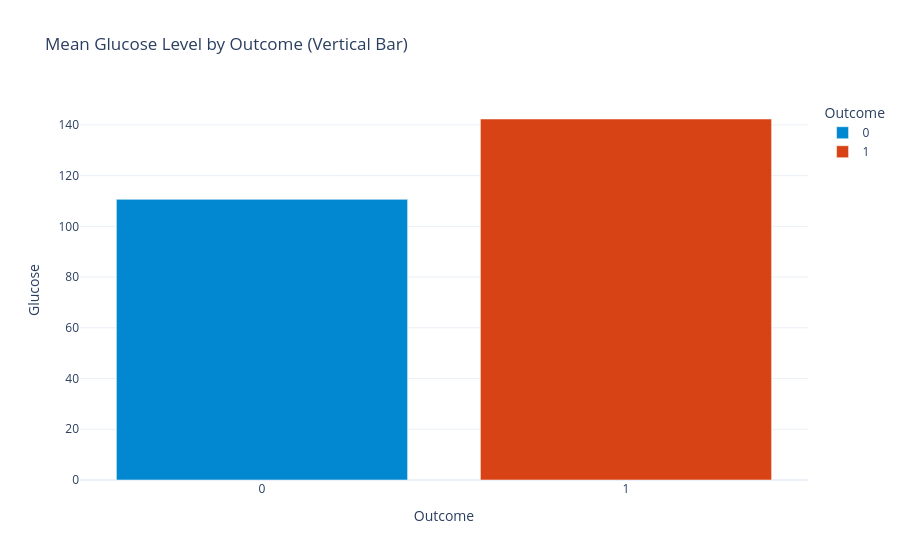
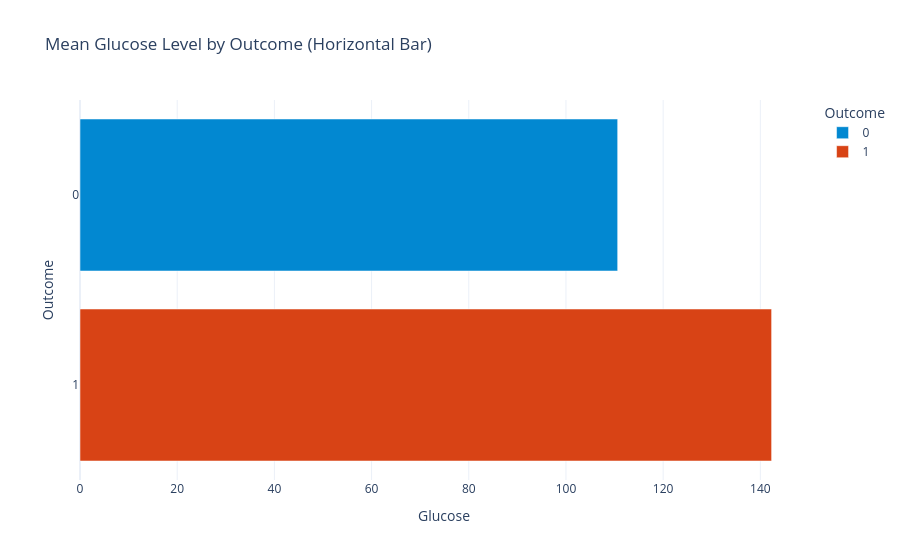

Write notebook code for charts like these, in order.
### Code cell
### Bar Charts (Vertical & Horizontal): Mean Glucose Levels by Outcome

# Filter out invalid zeros for accurate mean calculation
valid_glucose = df[df['Glucose'] > 0]
mean_glucose = valid_glucose.groupby('Outcome')['Glucose'].mean().reset_index()
mean_glucose['Outcome'] = mean_glucose['Outcome'].astype(str)

# Vertical Bar Chart
fig_v = px.bar(
    mean_glucose, x='Outcome', y='Glucose',
    title='Mean Glucose Level by Outcome (Vertical Bar)',
    color='Outcome', color_discrete_map={'0': '#0288D1', '1': '#D84315'}
)
fig_v.show()

# Horizontal Bar Chart
fig_h = px.bar(
    mean_glucose, y='Outcome', x='Glucose', orientation='h',
    title='Mean Glucose Level by Outcome (Horizontal Bar)',
    color='Outcome', color_discrete_map={'0': '#0288D1', '1': '#D84315'}
)
fig_h.show()

### Figure 1 — Plotly figure (JSON) as saved in the notebook; plotly's stock layout.template omitted (floating-point values rounded to 4 significant figures)
{"data": [{"hovertemplate": "Outcome=%{x}<br>Glucose=%{y}<extra></extra>", "legendgroup": "0", "marker": {"color": "#0288D1", "pattern": {"shape": ""}}, "name": "0", "orientation": "v", "showlegend": true, "textposition": "auto", "type": "bar", "x": ["0"], "xaxis": "x", "y": [110.6], "yaxis": "y"}, {"hovertemplate": "Outcome=%{x}<br>Glucose=%{y}<extra></extra>", "legendgroup": "1", "marker": {"color": "#D84315", "pattern": {"shape": ""}}, "name": "1", "orientation": "v", "showlegend": true, "textposition": "auto", "type": "bar", "x": ["1"], "xaxis": "x", "y": [142.3], "yaxis": "y"}], "layout": {"barmode": "relative", "legend": {"title": {"text": "Outcome"}, "tracegroupgap": 0}, "title": {"text": "Mean Glucose Level by Outcome (Vertical Bar)"}, "xaxis": {"anchor": "y", "categoryarray": ["0", "1"], "categoryorder": "array", "domain": [0, 1], "title": {"text": "Outcome"}}, "yaxis": {"anchor": "x", "domain": [0, 1], "title": {"text": "Glucose"}}}}

### Figure 2 — Plotly figure (JSON) as saved in the notebook; plotly's stock layout.template omitted (floating-point values rounded to 4 significant figures)
{"data": [{"hovertemplate": "Outcome=%{y}<br>Glucose=%{x}<extra></extra>", "legendgroup": "0", "marker": {"color": "#0288D1", "pattern": {"shape": ""}}, "name": "0", "orientation": "h", "showlegend": true, "textposition": "auto", "type": "bar", "x": [110.6], "xaxis": "x", "y": ["0"], "yaxis": "y"}, {"hovertemplate": "Outcome=%{y}<br>Glucose=%{x}<extra></extra>", "legendgroup": "1", "marker": {"color": "#D84315", "pattern": {"shape": ""}}, "name": "1", "orientation": "h", "showlegend": true, "textposition": "auto", "type": "bar", "x": [142.3], "xaxis": "x", "y": ["1"], "yaxis": "y"}], "layout": {"barmode": "relative", "legend": {"title": {"text": "Outcome"}, "tracegroupgap": 0}, "title": {"text": "Mean Glucose Level by Outcome (Horizontal Bar)"}, "xaxis": {"anchor": "y", "domain": [0, 1], "title": {"text": "Glucose"}}, "yaxis": {"anchor": "x", "categoryarray": ["1", "0"], "categoryorder": "array", "domain": [0, 1], "title": {"text": "Outcome"}}}}
